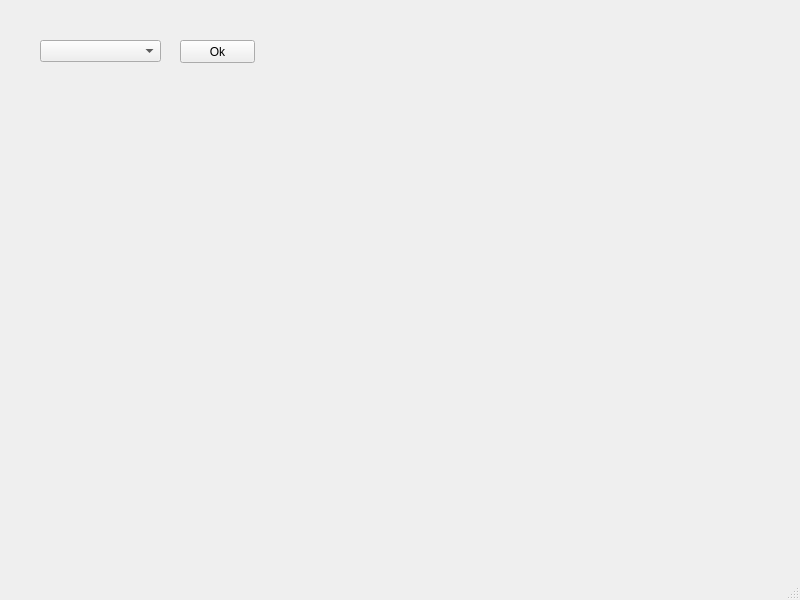
<?xml version="1.0" encoding="UTF-8"?>
<ui version="4.0">
 <class>MainWindow</class>
 <widget class="QMainWindow" name="MainWindow">
  <property name="geometry">
   <rect>
    <x>0</x>
    <y>0</y>
    <width>800</width>
    <height>600</height>
   </rect>
  </property>
  <property name="windowTitle">
   <string>MainWindow</string>
  </property>
  <widget class="QWidget" name="centralwidget">
   <widget class="QComboBox" name="comboBox">
    <property name="geometry">
     <rect>
      <x>40</x>
      <y>40</y>
      <width>121</width>
      <height>22</height>
     </rect>
    </property>
   </widget>
   <widget class="QPushButton" name="pushButton">
    <property name="geometry">
     <rect>
      <x>180</x>
      <y>40</y>
      <width>75</width>
      <height>23</height>
     </rect>
    </property>
    <property name="text">
     <string>Ok</string>
    </property>
   </widget>
  </widget>
  <widget class="QMenuBar" name="menubar">
   <property name="geometry">
    <rect>
     <x>0</x>
     <y>0</y>
     <width>800</width>
     <height>21</height>
    </rect>
   </property>
  </widget>
  <widget class="QStatusBar" name="statusbar"/>
 </widget>
 <resources/>
 <connections/>
</ui>
